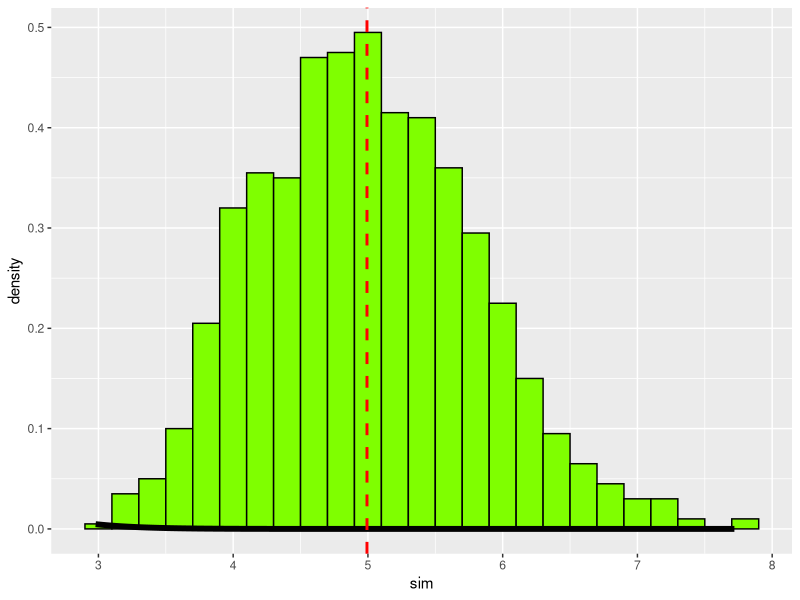

Recreate this plot in R.
## ---- chunk 1
# Set the number of simulations to 1000 
nbsim <- 1000 
# Set the experiment values
lambda = 0.2
n = 40
# Create a function that returns the mean of 40 values using the exponential distribution 
simfunc <- function(x) mean(rexp(n, lambda)) 
# Make the experiment reproducible with a seed
set.seed(1979)
# Create a vector with the results
sim <- sapply(1:nbsim, simfunc)
# Display the first and last 5 values of the vector
head(sim)
tail(sim)

## ---- chunk 2
sm <- mean(sim)
sm
## ---- chunk 3
sv <- (sd(sim))^2
sv
## ---- chunk 4
library(ggplot2)
df<-data.frame(sim)
ggplot(data=df,aes(x = sim)) + 
    geom_histogram(aes(y = ..density..),binwidth = 0.20,colour="black",fill="chartreuse1")+
    stat_function(fun = dnorm,  size=2, arg = list(mean = 5, sd = sd(sim)))+
    geom_vline(aes(xintercept=mean(sim, na.rm=T)),   # Ignore NA values for mean
               color="red", linetype="dashed", size=1)

